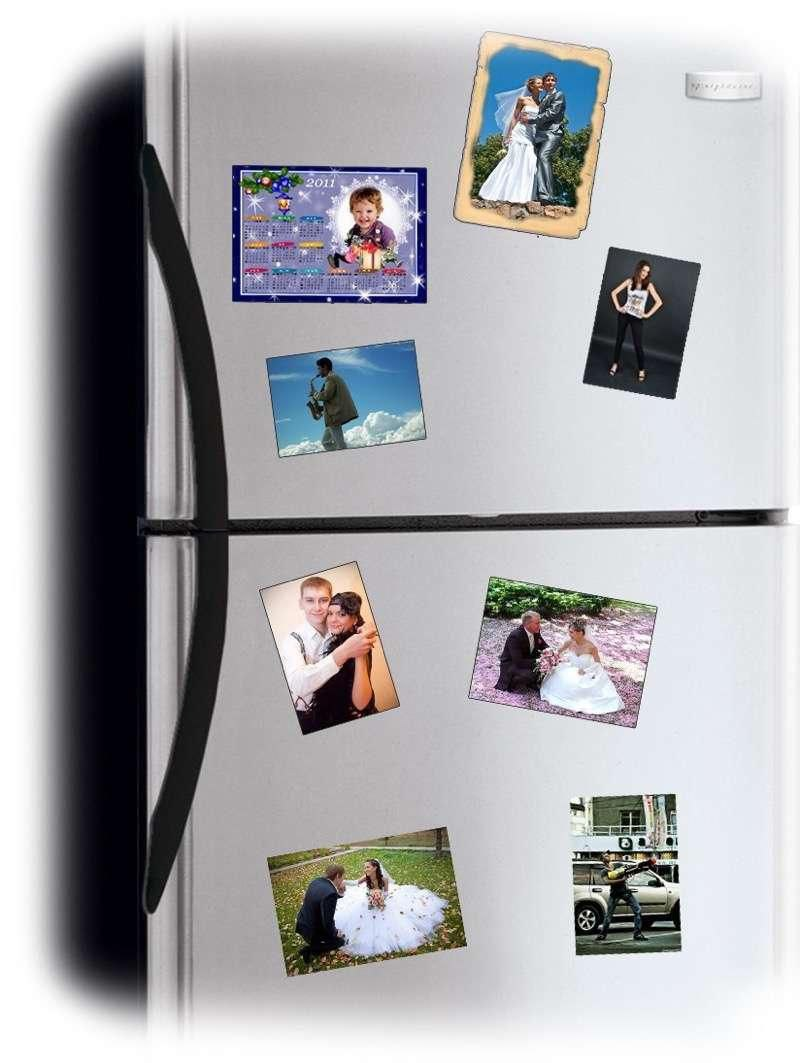
#> input picture images/fridge.jpg, 800 x 1063 px
$ python HW_lesson_4.py
#> lines starting #> are read from the running program, lines starting #| are printed output that depends on the picture; after the words box and inside, x2 and y2 are one past the last pixel; in counts of white or black regions, pixels touching at a corner belong together
import cv2

img = cv2.imread('images/fridge.jpg')
#> img is the input picture: shape (1063, 800, 3); mean B, G, R 173.1, 169.9, 169.9
img = cv2.resize(img, (600, 800))
#> img: shape (800, 600, 3)

gray = cv2.cvtColor(img, cv2.COLOR_BGR2GRAY)
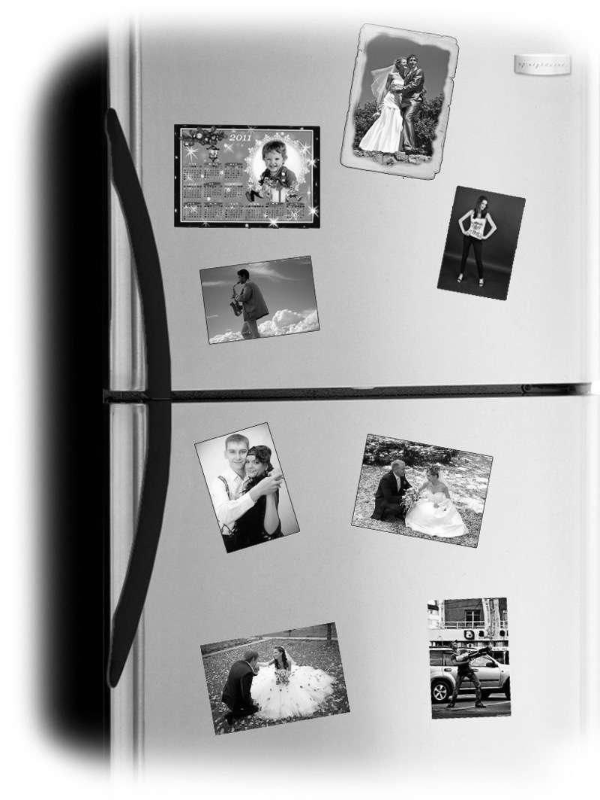
#> gray: shape (800, 600); min 0, max 255, mean 170.1

blurred = cv2.GaussianBlur(gray, (5, 5), 0)

edges = cv2.Canny(blurred, 50, 150)
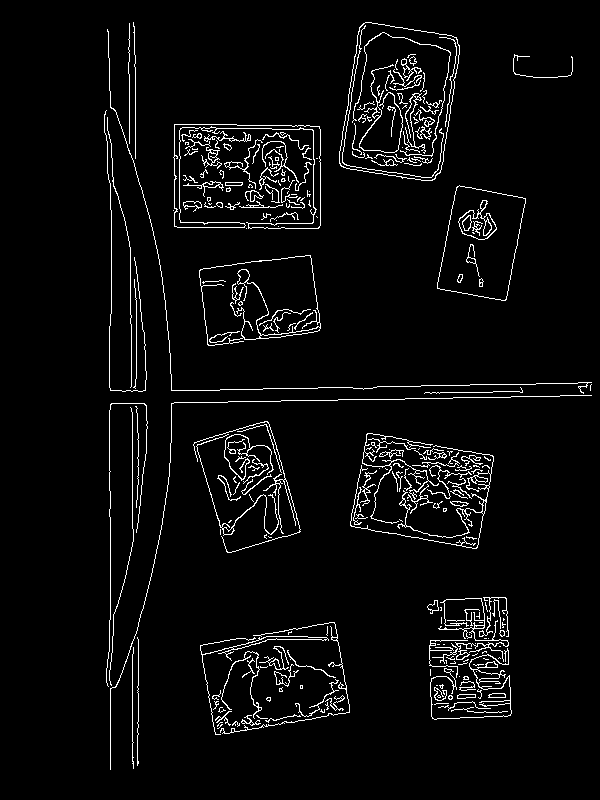
#> edges: shape (800, 600); 4.2% white in thin lines or dots, all inside (x1, y1, x2, y2) = (104, 22, 592, 770)

contours, _= cv2.findContours(edges, cv2.RETR_EXTERNAL, cv2.CHAIN_APPROX_SIMPLE)
#> contours = 212 contours, 163 with area under 20; largest, box (x1, y1, x2, y2) and area: (339, 22, 460, 181) 14996, (199, 255, 321, 346) 8665, (437, 185, 526, 301) 7350, (173, 124, 321, 229) 2306, (430, 648, 512, 720) 288

objects_found = 0

for contour in contours:
    area = cv2.contourArea(contour)

    if area > 100:
        x, y, w, h = cv2.boundingRect(contour)
        objects_found += 1

        cv2.rectangle(img, (x, y), (x + w, y + h), (0, 0, 255), 3)
#> this loop made 212 passes
#> (area, x, y, w, h) on passes 49, 61, 78, 126, 131, 142, 168, 205, 211: (288, 430, 648, 82, 72), (285.5, 200, 636, 129, 99), (154.5, 438, 598, 71, 64), (237, 350, 445, 144, 104), (111, 196, 434, 83, 102), (8665, 199, 255, 122, 91), (7350, 437, 185, 89, 116), (2305.5, 173, 124, 148, 105), (14996, 339, 22, 121, 159)
#> area on passes 5, 18, 19, 20, 30, 47: 32, 25, 61, 62.5, 27, 55.5
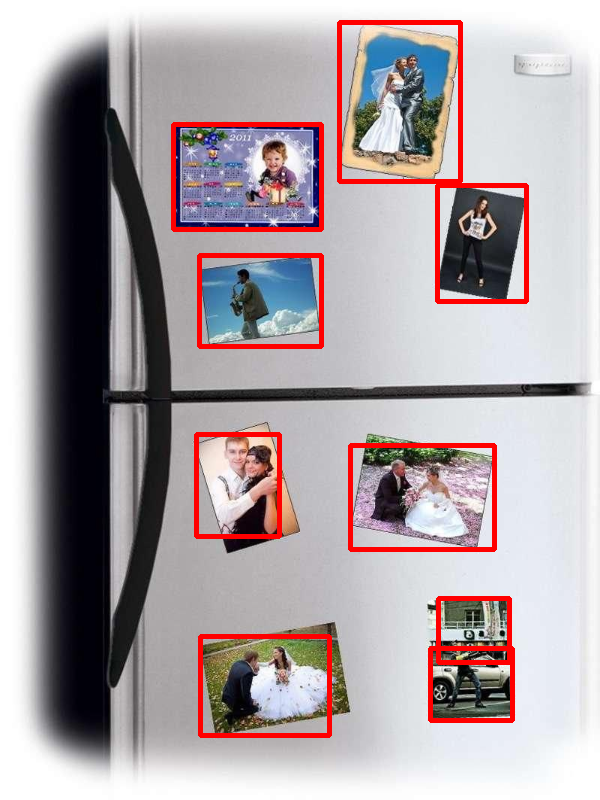
#> img: shape (800, 600, 3); mean B, G, R 166, 162.8, 172.8
#> after the loop, objects_found = 9

print(f'Кількість знайдених об\'єктів: {objects_found}')
#| Кількість знайдених об'єктів: 9
cv2.imshow('img', img)
cv2.imwrite('rendered_images/fridge_detected.jpg', img)

cv2.waitKey(0)
cv2.destroyAllWindows()
